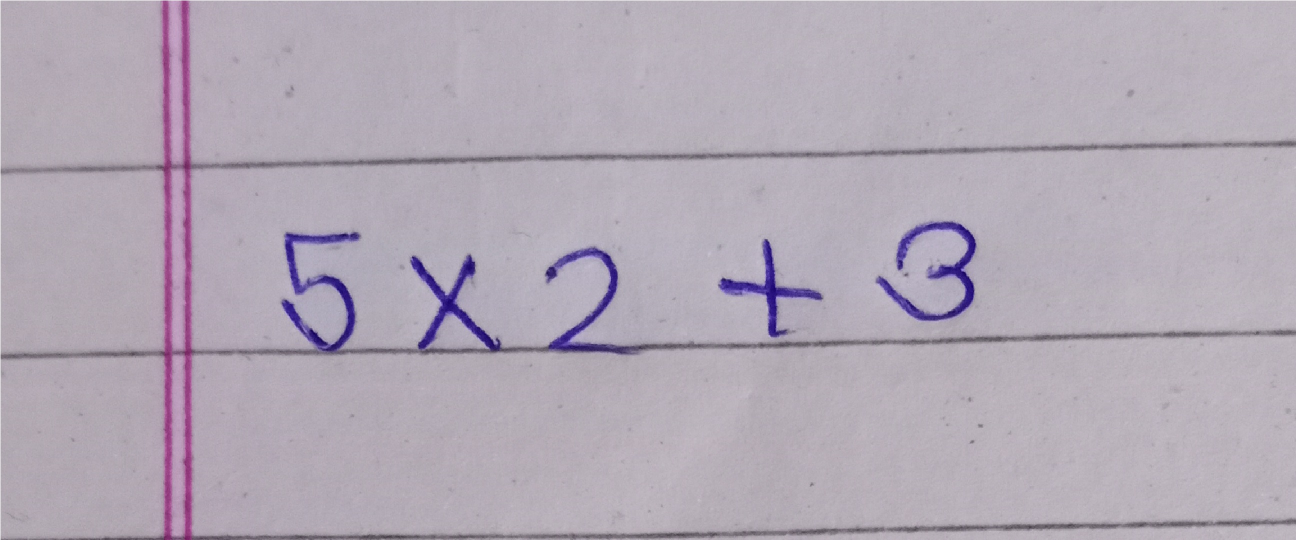
#> input picture Flask-Server/Math_Equation_Solver/assets/images/line/line17.jpg, 2592 x 1080 px, given as the content of the folder assets/images/line/line17.jpg0, which was not available (shown at 1/2 size)
$ python -i math_data_set.py   (imports and definitions only)
#> lines starting #> are read from the running program, lines starting #| are printed output that depends on the picture; after the words box and inside, x2 and y2 are one past the last pixel; in counts of white or black regions, pixels touching at a corner belong together; pictures that were not available may be replaced by others from this repository, and a replacement may not be noted
# Import Libraries
import numpy as np
import pandas as pd
import matplotlib.pyplot as ply
import cv2
import os
from os import listdir
from os.path import isfile, join
from PIL import Image


class MathDataSet:
    def getMathDictionary(self):
        """
        :return: Returns the dictionary of data set elements containing digits and operators
        """
        mathDictionary = {0: "0", 1: "1", 2: "2", 3: "3", 4: "4",
                          5: "5", 6: "6", 7: "7", 8: "8", 9: "9",
                          10: "-", 11: "+", 12: "times"}
        return mathDictionary

    def loadImagesFromFolder(self, folder):
        """
        # load images from data set folder
        :param folder
        """
#> called with folder = 'assets/images/line/line17.jpg0'
        train_data = []
        # Iterate over all the files in the folder
        for filename in listdir(folder):
            # Read the image and convert it into GrayScale
            img = cv2.imread(join(folder, filename), cv2.IMREAD_GRAYSCALE)
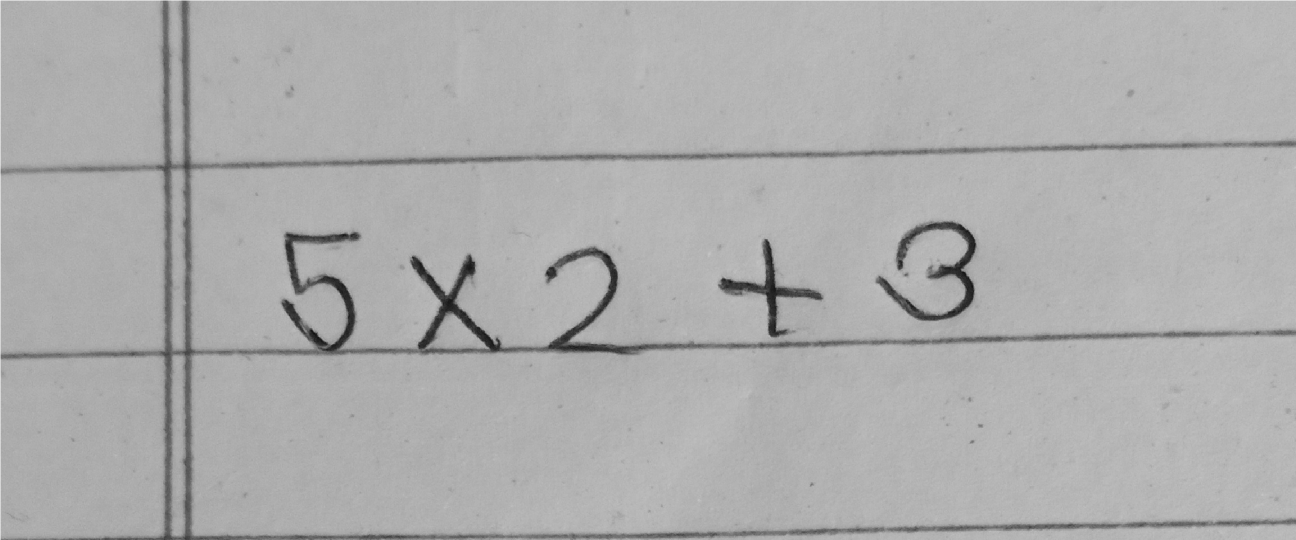
#> img: shape (1080, 2592) (shown at 1/2 size); min 12, max 255, mean 172.9
            img = cv2.bitwise_not(img)  # For inverting the image
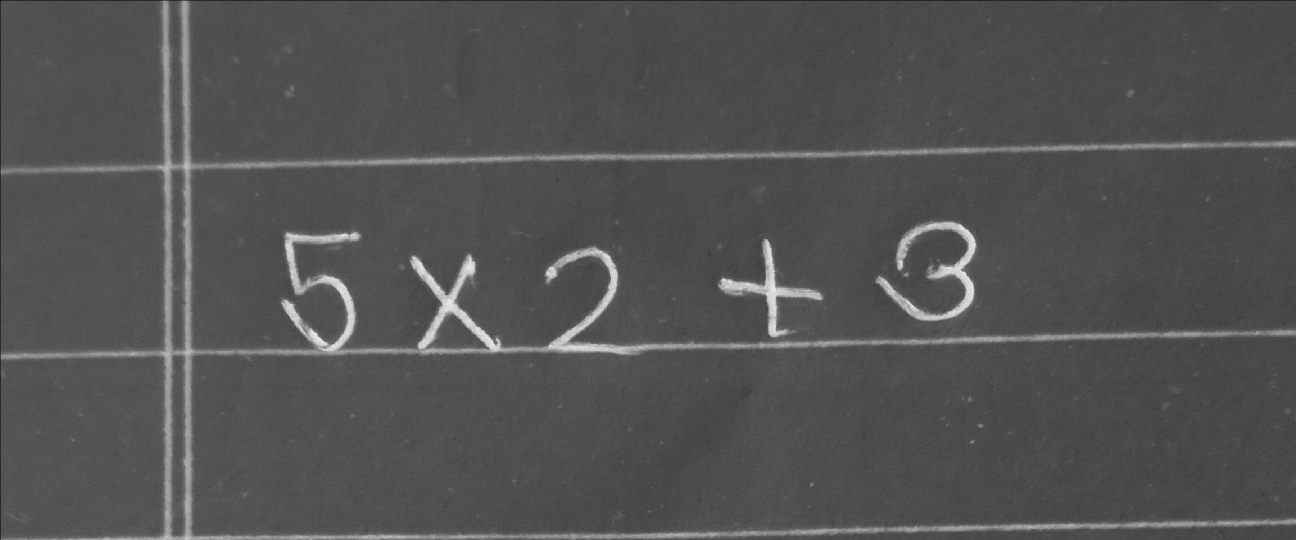
#> img: shape (1080, 2592) (shown at 1/2 size); min 0, max 243, mean 82.1
            if img is not None:
                # Threshold the image
                ret, thresh = cv2.threshold(img, 127, 255, cv2.THRESH_BINARY)
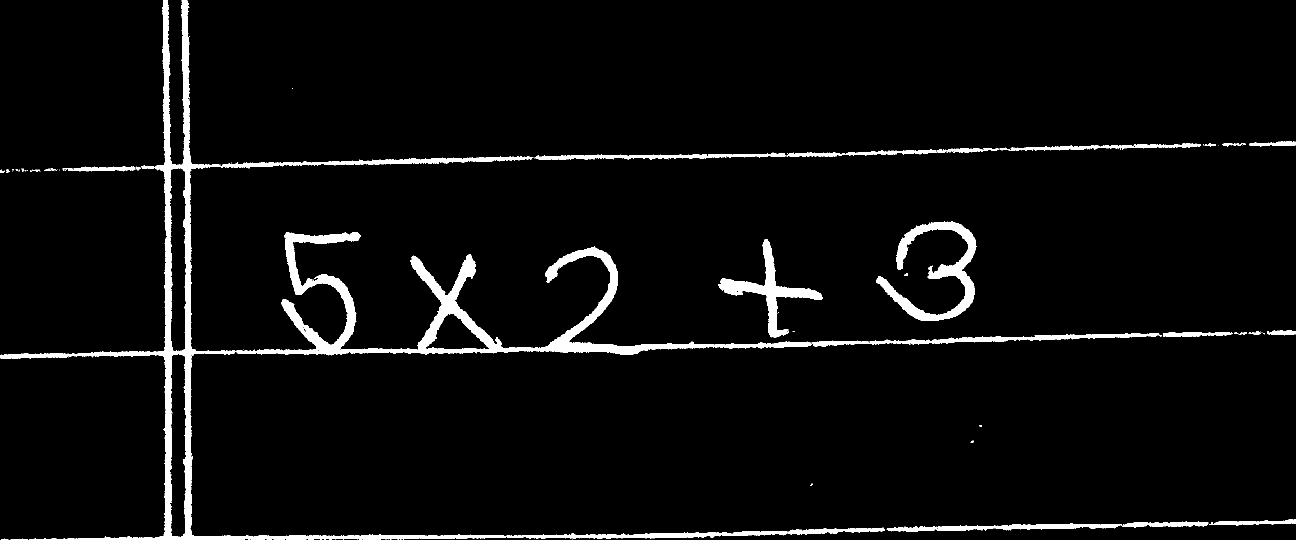
#> thresh: shape (1080, 2592) (shown at 1/2 size); 4.3% white; 141 white regions (110 under 20 px)
                # Find the contours from the threshold image
                contours, hierarchy = cv2.findContours(thresh, cv2.RETR_EXTERNAL, cv2.CHAIN_APPROX_NONE)
#> contours = 141 contours, 120 with area under 20; largest, box (x1, y1, x2, y2) and area: (1, 1, 2324, 1080) 103237, (1752, 442, 1954, 642) 9522, (1436, 478, 1646, 675) 6958, (1773, 1047, 2244, 1064) 3085, (1070, 305, 1573, 320) 2588
                # Sort the contours based on the key of rectangles top left corner x dimension
                cnt = sorted(contours, key=lambda ctr: cv2.boundingRect(ctr)[0])
#> cnt has the same summary as contours
                # Find a rectangle of maximum width and height from the cnt list
                maximumArea = 0
                for c in cnt:
                    tl_x, tl_y, width, height = cv2.boundingRect(c)
                    maximumArea = max(width * height, maximumArea)
                    if maximumArea == width * height:
                        x_max = tl_x
                        y_max = tl_y
                        h_max = height
                        w_max = width
#> this loop made 141 passes
#> (tl_x, tl_y, width, height, maximumArea, x_max, y_max, h_max) on passes 1 to 2: (1, 339, 8, 7, 56, 1, 339, 7), (1, 1, 2323, 1079, 2506517, 1, 1, 1079)
#> (tl_x, tl_y, width, height, maximumArea) on passes 3 to 8: (2, 1077, 15, 3, 2506517), (12, 339, 8, 7, 2506517), (20, 1079, 1, 1, 2506517), (22, 1078, 5, 2, 2506517), (24, 338, 4, 3, 2506517), (25, 342, 1, 1, 2506517)
                im_crop = thresh[y_max:y_max + h_max + 10, x_max:x_max + w_max + 10]  # 10 is added extra
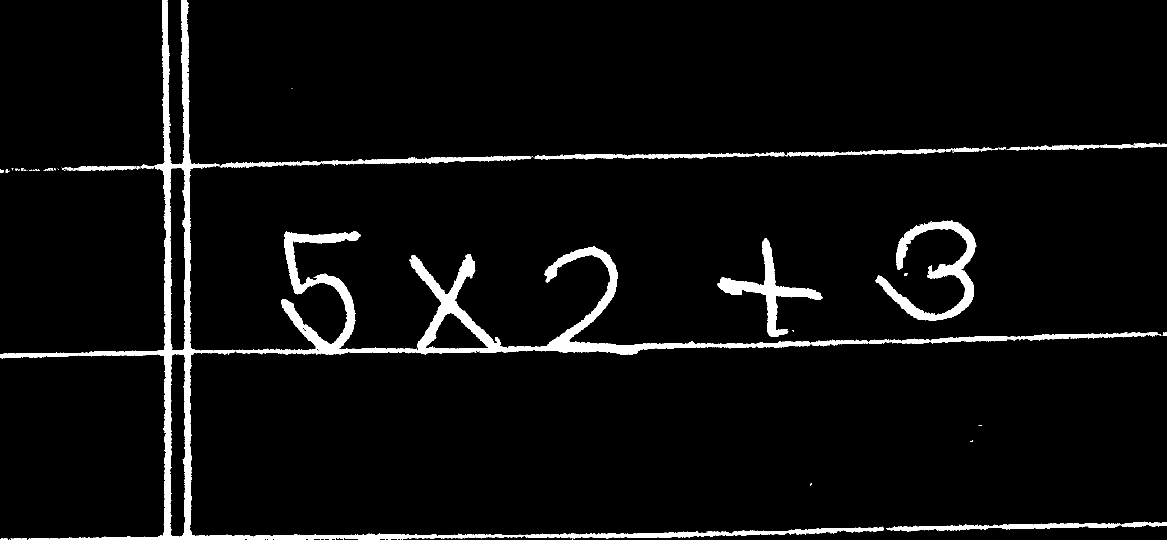
#> im_crop: shape (1079, 2333) (shown at 1/2 size); 4.6% white; 124 white regions (100 under 20 px), largest, box (x1, y1, x2, y2) and area: (0, 0, 2323, 1079) 86130, (1751, 441, 1953, 641) 10188, (1435, 477, 1645, 674) 7382
                im_resize = cv2.resize(im_crop, (28, 28))  # Resize rectangle to 28X28
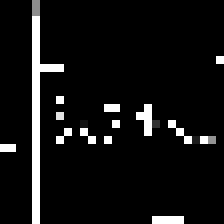
#> im_resize: shape (28, 28) (shown 8 times larger); min 0, max 255, mean 18.5
                im_resize = np.reshape(im_resize, (784, 1))  # Reshape rectangle to 784X1
#> im_resize = 784 values, max 255 at index 60, min 0 at index 0, mean 18.52

                train_data.append(im_resize)  # Add the rectangle to train_data array
        return train_data

    def storeDataSetIntoCsv(self, dataSetPath):
        """
        :param dataSetPath:
        """
        mathDictionary = self.getMathDictionary()

        # Not used within loop so as to initialize data array
        data = self.loadImagesFromFolder(dataSetPath + "0")
#> data = 1 item
        for i in range(0, len(data)):
            data[i] = np.append(data[i], ["0"])
#> this loop made 1 pass
        # print(len(data))
        for key in range(1, len(mathDictionary)):
            data_aux = self.loadImagesFromFolder(dataSetPath + mathDictionary.get(key))
#> the loop in loadImagesFromFolder (call 2), `for c in cnt:` made 141 passes
#> (tl_x, tl_y, width, height, maximumArea) on passes 3 to 14: (2, 1077, 15, 3, 2506517), (12, 339, 8, 7, 2506517), (20, 1079, 1, 1, 2506517), (22, 1078, 5, 2, 2506517), (24, 338, 4, 3, 2506517), (25, 342, 1, 1, 2506517), (28, 1078, 16, 2, 2506517), (31, 338, 5, 4, 2506517), (37, 339, 3, 4, 2506517), (43, 337, 5, 6, 2506517), (45, 1077, 10, 3, 2506517), (49, 340, 4, 3, 2506517)
#> data_aux = 1 item
            for i in range(0, len(data_aux)):
                data_aux[i] = np.append(data_aux[i], [key])
            data = np.concatenate((data, data_aux))
            # print(len(data))
            data_aux.clear()
        # Store our data set into csv file
        df = pd.DataFrame(data, index=None)
        df.to_csv('train_final.csv', index=False)


# [4 lines not run here, left out]
    # mathDataSet.getDataSet()

>>> result = MathDataSet().storeDataSetIntoCsv('assets/images/line/line17.jpg')
